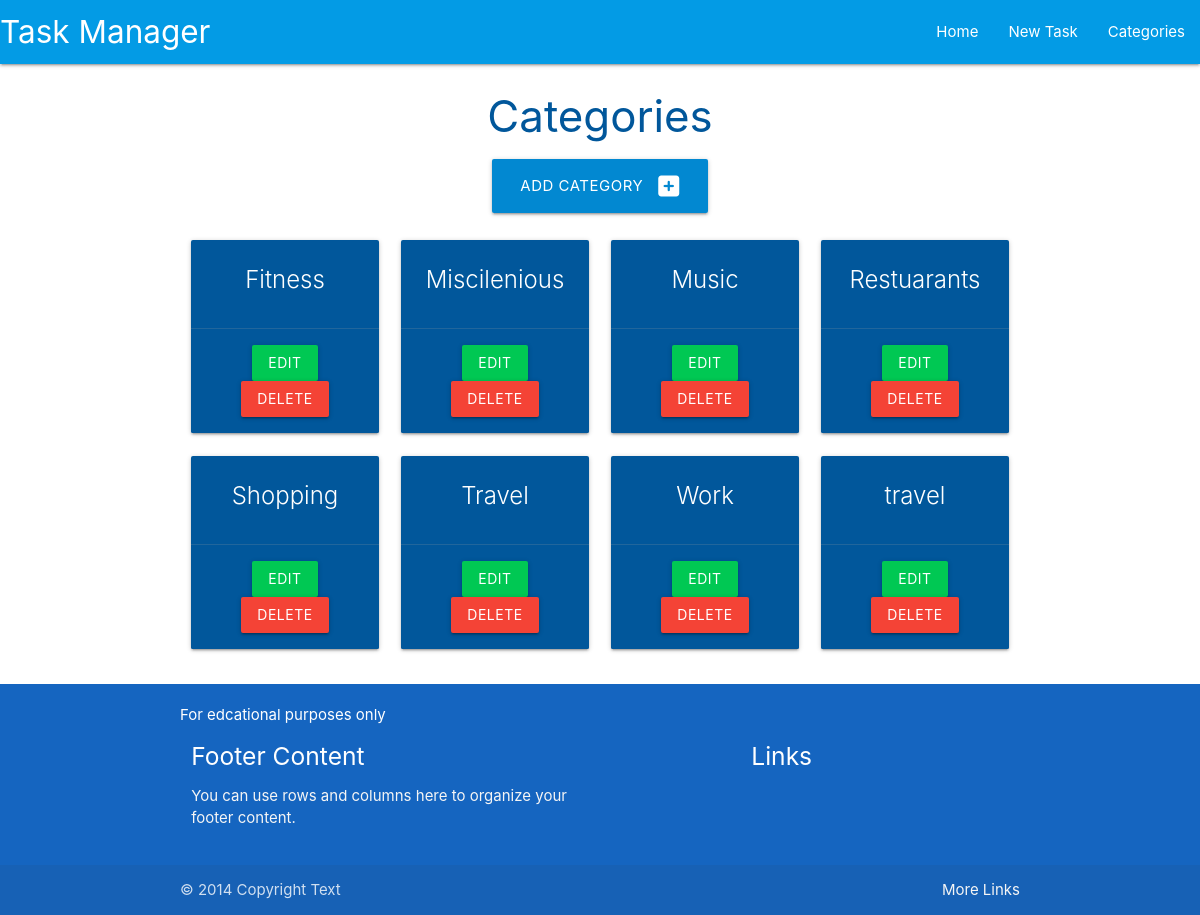
The page /categories on the database as committed earlier.
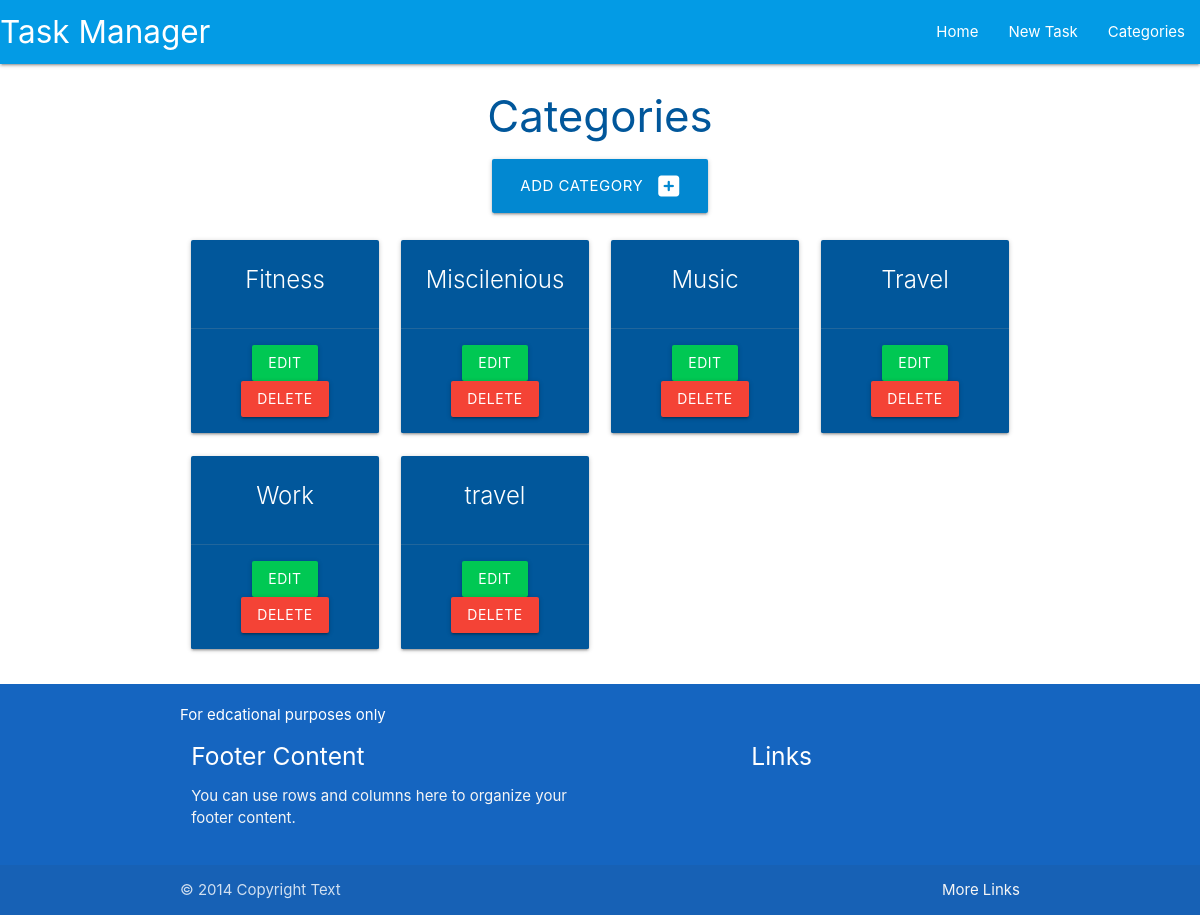
The same page on the database as committed later.
### taskmanager/models.py (models this page shows, shortened)
class Category(db.Model):
    id=db.Column(db.Integer,primary_key=True)
    category_name=db.Column(db.String(25),unique=True,nullable=False)
    tasks=db.relationship("Task",backref="category",cascade="all,delete",lazy=True)

### taskmanager/routes.py (the view)
@app.route("/categories")
def categories():
    categories = list(Category.query.order_by(Category.category_name).all())
    return render_template("categories.html",categories=categories)

### taskmanager/templates/categories.html
{% extends "base.html" %}
{% block content %}
<h3 class="light-blue-text text-darken-4 center-align">Categories</h3>
<div class="row">
    <div class="col s12 center-align">
        <a href="{{url_for('add_category')}}" class="btn-large light-blue darken-2">Add Category <i
                class="fas fa-plus-square right"></i></a>
    </div>
</div>
<div class="row">
    {% for category in categories %}
    <div class="col s12 m6 l3">
        <div class="card light-blue darken-4 center-align">
            <div class="card-content white-text">
                <span class="card-title">{{category.category_name}}</span>
            </div>
            {% if category.owner == session.user %}
            <div class="card-action">
                <a href="{{url_for('edit_category',category_id=category.id)}}" class="btn green accent-4">Edit</a>
                <a href="{{url_for('delete_category',category_id=category.id)}}"
                    class="btn red modal-trigger">Delete</a>
</div>
                {% endif %}
            </div>
        </div>
        {% endfor %}
    </div>
    {% endblock %}

### taskmanager/templates/base.html (shortened to what this page needs)
<!DOCTYPE html>
<html lang="en">
<head>
     <link rel="stylesheet" href="https://cdnjs.cloudflare.com/ajax/libs/materialize/1.0.0/css/materialize.min.css">
<link rel="stylesheet" href="{{url_for('static', filename='css/style.css')}}" type="text/css">
    </head>
<body>
    <header>
    <nav class="light-blue darken-1">
        <div class="nav-wrapper">
          <a href="{{url_for('home')}}" class="brand-logo">Task Manager</a>
          <ul class="right hide-on-med-and-down">
            <li><a href="{{url_for('home')}}">Home</a></li>
            <li><a href="">New Task</a></li>
            <li><a href="{{url_for('categories')}}">Categories</a></li>
          </ul>
        </div>
      </nav>
      </header>
  <main class="container">
{% block content %}
{% endblock %}
  </main>
  <footer class="page-footer blue darken-3">
    <div class="container">
        For edcational purposes only
      <div class="row">
        <div class="col l6 s12">
          <h5 class="white-text">Footer Content</h5>
          <p class="grey-text text-lighten-4">You can use rows and columns here to organize your footer content.</p>
        </div>
        <div class="col l4 offset-l2 s12">
          <h5 class="white-text">Links</h5>
        </div>
      </div>
    </div>
    <div class="footer-copyright">
      <div class="container">
      © 2014 Copyright Text
      <a class="grey-text text-lighten-4 right" href="#!">More Links</a>
      </div>
    </div>
  </footer>
</body>
</html>

### taskmanager/static/css/style.css (style rules this page uses)
body { display: flex; min-height: 100vh; flex-direction: column; }
main { flex: 1 0 auto; }

Rows that differ between the two databases and show on the page:
removed Category: category_name "Restuarants"
removed Category: category_name "Shopping"
